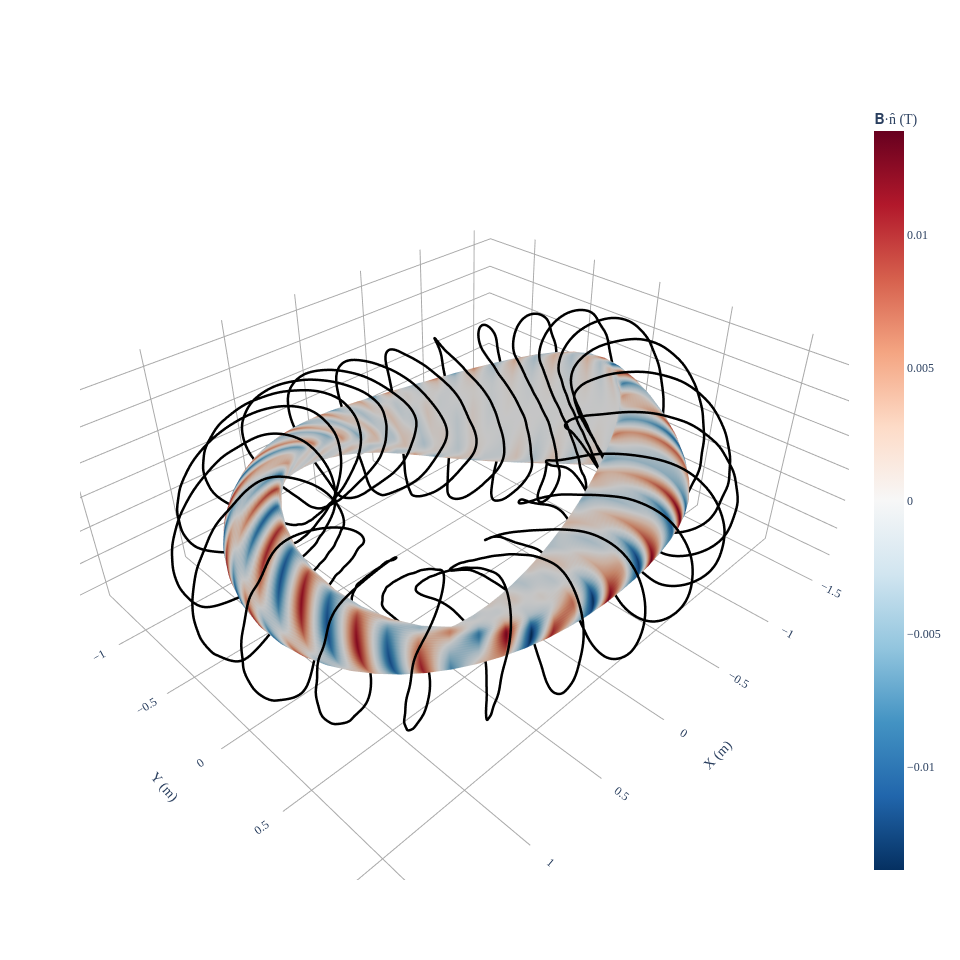

Notebook source saved alongside this figure:
### Code cell
# visualize by plotting coils
fig = plot_3d(
    eq.surface,
    "B*n",
    grid=LinearGridToroidalSurface(M=40, N=30, endpoint=True),
    field=coilset,
)
fig = plot_coils(coilset, fig=fig)
fig.show()

### Figure 1 — Plotly figure (JSON) as saved in the notebook; plotly's stock layout.template omitted (floating-point values rounded to 4 significant figures; data arrays with more than 128 entries replaced by an {"elided": "..."} marker saying what was removed)
{"data": [{"colorbar": {"title": {"text": "𝐁·n̂ (T)"}}, "colorscale": [[0, "rgb(5,48,97)"], [0.1, "rgb(33,102,172)"], [0.2, "rgb(67,147,195)"], [0.3, "rgb(146,197,222)"], [0.4, "rgb(209,229,240)"], [0.5, "rgb(247,247,247)"], [0.6, "rgb(253,219,199)"], [0.7, "rgb(244,165,130)"], [0.8, "rgb(214,96,77)"], [0.9, "rgb(178,24,43)"], [1, "rgb(103,0,31)"]], "flatshading": true, "i": {"elided": "9760 int values"}, "intensity": {"elided": "4941 float values"}, "j": {"elided": "9760 int values"}, "k": {"elided": "9760 int values"}, "name": "𝐁·n̂ (T)", "opacity": 1, "showscale": true, "type": "mesh3d", "x": {"elided": "4941 float values"}, "y": {"elided": "4941 float values"}, "z": {"elided": "4941 float values"}}, {"hovertext": "Current = -226742.62066550588 (A)", "line": {"color": "black", "dash": "solid", "width": 5}, "marker": {"opacity": 0, "size": 0}, "name": "CoilSet[0]", "showlegend": false, "type": "scatter3d", "x": {"elided": "801 float values"}, "y": {"elided": "801 float values"}, "z": {"elided": "801 float values"}}, {"hovertext": "Current = -226742.62066550588 (A)", "line": {"color": "black", "dash": "solid", "width": 5}, "marker": {"opacity": 0, "size": 0}, "name": "CoilSet[1]", "showlegend": false, "type": "scatter3d", "x": {"elided": "801 float values"}, "y": {"elided": "801 float values"}, "z": {"elided": "801 float values"}}, {"hovertext": "Current = -226742.62066550588 (A)", "line": {"color": "black", "dash": "solid", "width": 5}, "marker": {"opacity": 0, "size": 0}, "name": "CoilSet[2]", "showlegend": false, "type": "scatter3d", "x": {"elided": "801 float values"}, "y": {"elided": "801 float values"}, "z": {"elided": "801 float values"}}, {"hovertext": "Current = -226742.62066550588 (A)", "line": {"color": "black", "dash": "solid", "width": 5}, "marker": {"opacity": 0, "size": 0}, "name": "CoilSet[3]", "showlegend": false, "type": "scatter3d", "x": {"elided": "801 float values"}, "y": {"elided": "801 float values"}, "z": {"elided": "801 float values"}}, {"hovertext": "Current = -226742.62066550588 (A)", "line": {"color": "black", "dash": "solid", "width": 5}, "marker": {"opacity": 0, "size": 0}, "name": "CoilSet[4]", "showlegend": false, "type": "scatter3d", "x": {"elided": "801 float values"}, "y": {"elided": "801 float values"}, "z": {"elided": "801 float values"}}, {"hovertext": "Current = -226742.62066550588 (A)", "line": {"color": "black", "dash": "solid", "width": 5}, "marker": {"opacity": 0, "size": 0}, "name": "CoilSet[5]", "showlegend": false, "type": "scatter3d", "x": {"elided": "801 float values"}, "y": {"elided": "801 float values"}, "z": {"elided": "801 float values"}}, {"hovertext": "Current = 226742.62066550588 (A)", "line": {"color": "black", "dash": "solid", "width": 5}, "marker": {"opacity": 0, "size": 0}, "name": "CoilSet[6]", "showlegend": false, "type": "scatter3d", "x": {"elided": "801 float values"}, "y": {"elided": "801 float values"}, "z": {"elided": "801 float values"}}, {"hovertext": "Current = 226742.62066550588 (A)", "line": {"color": "black", "dash": "solid", "width": 5}, "marker": {"opacity": 0, "size": 0}, "name": "CoilSet[7]", "showlegend": false, "type": "scatter3d", "x": {"elided": "801 float values"}, "y": {"elided": "801 float values"}, "z": {"elided": "801 float values"}}, {"hovertext": "Current = 226742.62066550588 (A)", "line": {"color": "black", "dash": "solid", "width": 5}, "marker": {"opacity": 0, "size": 0}, "name": "CoilSet[8]", "showlegend": false, "type": "scatter3d", "x": {"elided": "801 float values"}, "y": {"elided": "801 float values"}, "z": {"elided": "801 float values"}}, {"hovertext": "Current = 226742.62066550588 (A)", "line": {"color": "black", "dash": "solid", "width": 5}, "marker": {"opacity": 0, "size": 0}, "name": "CoilSet[9]", "showlegend": false, "type": "scatter3d", "x": {"elided": "801 float values"}, "y": {"elided": "801 float values"}, "z": {"elided": "801 float values"}}, {"hovertext": "Current = 226742.62066550588 (A)", "line": {"color": "black", "dash": "solid", "width": 5}, "marker": {"opacity": 0, "size": 0}, "name": "CoilSet[10]", "showlegend": false, "type": "scatter3d", "x": {"elided": "801 float values"}, "y": {"elided": "801 float values"}, "z": {"elided": "801 float values"}}, {"hovertext": "Current = 226742.62066550588 (A)", "line": {"color": "black", "dash": "solid", "width": 5}, "marker": {"opacity": 0, "size": 0}, "name": "CoilSet[11]", "showlegend": false, "type": "scatter3d", "x": {"elided": "801 float values"}, "y": {"elided": "801 float values"}, "z": {"elided": "801 float values"}}, {"hovertext": "Current = -226742.62066550588 (A)", "line": {"color": "black", "dash": "solid", "width": 5}, "marker": {"opacity": 0, "size": 0}, "name": "CoilSet[12]", "showlegend": false, "type": "scatter3d", "x": {"elided": "801 float values"}, "y": {"elided": "801 float values"}, "z": {"elided": "801 float values"}}, {"hovertext": "Current = -226742.62066550588 (A)", "line": {"color": "black", "dash": "solid", "width": 5}, "marker": {"opacity": 0, "size": 0}, "name": "CoilSet[13]", "showlegend": false, "type": "scatter3d", "x": {"elided": "801 float values"}, "y": {"elided": "801 float values"}, "z": {"elided": "801 float values"}}, {"hovertext": "Current = -226742.62066550588 (A)", "line": {"color": "black", "dash": "solid", "width": 5}, "marker": {"opacity": 0, "size": 0}, "name": "CoilSet[14]", "showlegend": false, "type": "scatter3d", "x": {"elided": "801 float values"}, "y": {"elided": "801 float values"}, "z": {"elided": "801 float values"}}, {"hovertext": "Current = -226742.62066550588 (A)", "line": {"color": "black", "dash": "solid", "width": 5}, "marker": {"opacity": 0, "size": 0}, "name": "CoilSet[15]", "showlegend": false, "type": "scatter3d", "x": {"elided": "801 float values"}, "y": {"elided": "801 float values"}, "z": {"elided": "801 float values"}}, {"hovertext": "Current = -226742.62066550588 (A)", "line": {"color": "black", "dash": "solid", "width": 5}, "marker": {"opacity": 0, "size": 0}, "name": "CoilSet[16]", "showlegend": false, "type": "scatter3d", "x": {"elided": "801 float values"}, "y": {"elided": "801 float values"}, "z": {"elided": "801 float values"}}, {"hovertext": "Current = -226742.62066550588 (A)", "line": {"color": "black", "dash": "solid", "width": 5}, "marker": {"opacity": 0, "size": 0}, "name": "CoilSet[17]", "showlegend": false, "type": "scatter3d", "x": {"elided": "801 float values"}, "y": {"elided": "801 float values"}, "z": {"elided": "801 float values"}}, {"hovertext": "Current = 226742.62066550588 (A)", "line": {"color": "black", "dash": "solid", "width": 5}, "marker": {"opacity": 0, "size": 0}, "name": "CoilSet[18]", "showlegend": false, "type": "scatter3d", "x": {"elided": "801 float values"}, "y": {"elided": "801 float values"}, "z": {"elided": "801 float values"}}, {"hovertext": "Current = 226742.62066550588 (A)", "line": {"color": "black", "dash": "solid", "width": 5}, "marker": {"opacity": 0, "size": 0}, "name": "CoilSet[19]", "showlegend": false, "type": "scatter3d", "x": {"elided": "801 float values"}, "y": {"elided": "801 float values"}, "z": {"elided": "801 float values"}}, {"hovertext": "Current = 226742.62066550588 (A)", "line": {"color": "black", "dash": "solid", "width": 5}, "marker": {"opacity": 0, "size": 0}, "name": "CoilSet[20]", "showlegend": false, "type": "scatter3d", "x": {"elided": "801 float values"}, "y": {"elided": "801 float values"}, "z": {"elided": "801 float values"}}, {"hovertext": "Current = 226742.62066550588 (A)", "line": {"color": "black", "dash": "solid", "width": 5}, "marker": {"opacity": 0, "size": 0}, "name": "CoilSet[21]", "showlegend": false, "type": "scatter3d", "x": {"elided": "801 float values"}, "y": {"elided": "801 float values"}, "z": {"elided": "801 float values"}}, {"hovertext": "Current = 226742.62066550588 (A)", "line": {"color": "black", "dash": "solid", "width": 5}, "marker": {"opacity": 0, "size": 0}, "name": "CoilSet[22]", "showlegend": false, "type": "scatter3d", "x": {"elided": "801 float values"}, "y": {"elided": "801 float values"}, "z": {"elided": "801 float values"}}, {"hovertext": "Current = 226742.62066550588 (A)", "line": {"color": "black", "dash": "solid", "width": 5}, "marker": {"opacity": 0, "size": 0}, "name": "CoilSet[23]", "showlegend": false, "type": "scatter3d", "x": {"elided": "801 float values"}, "y": {"elided": "801 float values"}, "z": {"elided": "801 float values"}}], "layout": {"font": {"family": "Times"}, "height": 960.1, "scene": {"aspectmode": "data", "xaxis": {"backgroundcolor": "white", "gridcolor": "darkgrey", "showbackground": false, "showgrid": true, "showticklabels": true, "title": {"text": "X (m)"}, "zeroline": true, "zerolinecolor": "darkgrey"}, "yaxis": {"backgroundcolor": "white", "gridcolor": "darkgrey", "showbackground": false, "showgrid": true, "showticklabels": true, "title": {"text": "Y (m)"}, "zeroline": true, "zerolinecolor": "darkgrey"}, "zaxis": {"backgroundcolor": "white", "gridcolor": "darkgrey", "showbackground": false, "showgrid": true, "showticklabels": true, "title": {"text": "Z (m)"}, "zeroline": true, "zerolinecolor": "darkgrey"}}, "title": {"text": "", "x": 0.5, "xanchor": "center", "y": 0.9, "yanchor": "top"}, "width": 960.1}}
